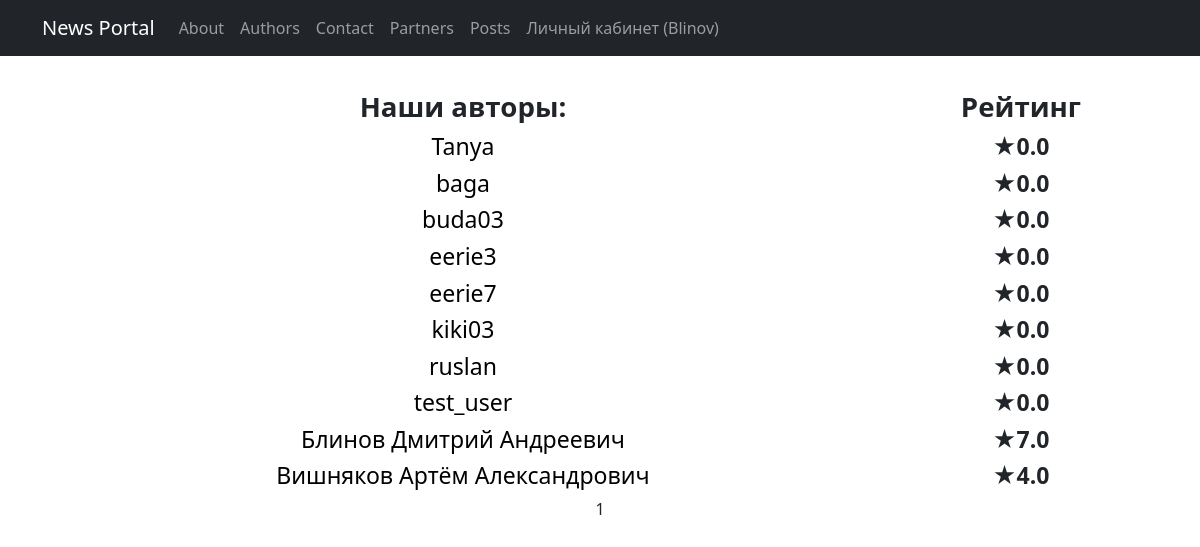
Screenshot of /authors/ (signed in) with the database file from the repository.
### News_portal/models.py (models this page shows, shortened)
class Author(models.Model):
    id = models.AutoField(primary_key=True)
    author_name = models.CharField(max_length=255)
    user = models.OneToOneField(User, on_delete=models.CASCADE)
    rating = models.FloatField(default=0)

### News_portal/views.py (the view)
# urls.py: path('authors/', AuthorList.as_view(), name='authors'),
class AuthorList(LoginRequiredMixin, ListView):
    model = Author
    ordering = 'author_name'
    template_name = 'authors.html'
    context_object_name = 'authors'
    paginate_by = 15
    login_url = '/accounts/login/'

### templates/authors.html (shortened to what this page needs)
{% extends 'flatpages/default.html' %}
{% load static %}
{% load custom_filters %}
{% block content %}
<big>
    {% if authors %}
        <table width="100%">
            <tr>
                <br><th><big><big>Наши авторы:</big></big></th>
                <th><big><big>Рейтинг</big></big></th>
            </tr>
            {% for author in authors %}
            <tr>
                <td>
                    <a href="/authors/{{ author.id }}/" class="author-link">
                        <big>{{ author.author_name }}</big>
                    </a>
                </td>
                <td><big><strong>★{{ author.rating }}</strong></big></td>
            </tr>
            {% endfor %}
        </table>
    {% else %}
        <p><big><big>Авторы не найдены</big></big></p>
    {% endif %}
</big>
   {{ page_obj.number }}
{% endblock content %}

### templates/flatpages/default.html (shortened to what this page needs)
<!DOCTYPE html>
<html lang="en">
    <head>
        {% load static %}
        <link href="{% static 'css/styles.css' %}" rel="stylesheet" />
    </head>
    <body>
        <nav class="navbar navbar-expand-lg navbar-dark bg-dark static-top">
           <div class="container">
               <a class="navbar-brand" href="#">News Portal</a>
               <div class="collapse navbar-collapse" id="navbarResponsive">
                   <ul class="navbar-nav ml-auto">
                       <li class="nav-item">
                           <a class="nav-link" href="/about/">About</a>
                       </li>
                       <li class="nav-item">
                           <a class="nav-link" href="/authors/">Authors</a>
                       </li>
                       <li class="nav-item">
                           <a class="nav-link" href="/contacts/">Contact</a>
                       </li>
                       <li class="nav-item">
                           <a class="nav-link" href="/partners/">Partners</a>
                       </li>
                       <li class="nav-item">
                           <a class="nav-link" href="/posts/">Posts</a>
                       </li>
                       <li class="nav-item">
                            {% if user.is_authenticated %}
                            <a class="nav-link" href="{% url 'sign_home' %}">Личный кабинет ({{ user.username }})</a>
                            {% else %}
                            <a class="nav-link" href="{% url 'account_login' %}">Войти</a>
                            {% endif %}
                        </li>
               </div>
           </div>
        </nav>
        <div class="container">
           <div class="row">
               <div class="col-lg-12 text-center">
                   {% block content %}{% endblock content %}
               </div>
           </div>
        </div>
    </body>
</html>

### templates/authors.html (style rules this page uses)
.author-link { color: black; text-decoration: none; }

### rows the page displays
Author: author_name "Tanya", rating "0.0"
Author: author_name "baga", rating "0.0"
Author: author_name "buda03", rating "0.0"
Author: author_name "eerie3", rating "0.0"
Author: author_name "eerie7", rating "0.0"
Author: author_name "kiki03", rating "0.0"
Author: author_name "ruslan", rating "0.0"
Author: author_name "test_user", rating "0.0"
Author: author_name "Блинов Дмитрий Андреевич", rating "7.0"
Author: author_name "Вишняков Артём Александрович", rating "4.0"

### other values shown
{{ user.username }} "Blinov"
{{ page_obj.number }} "1"
